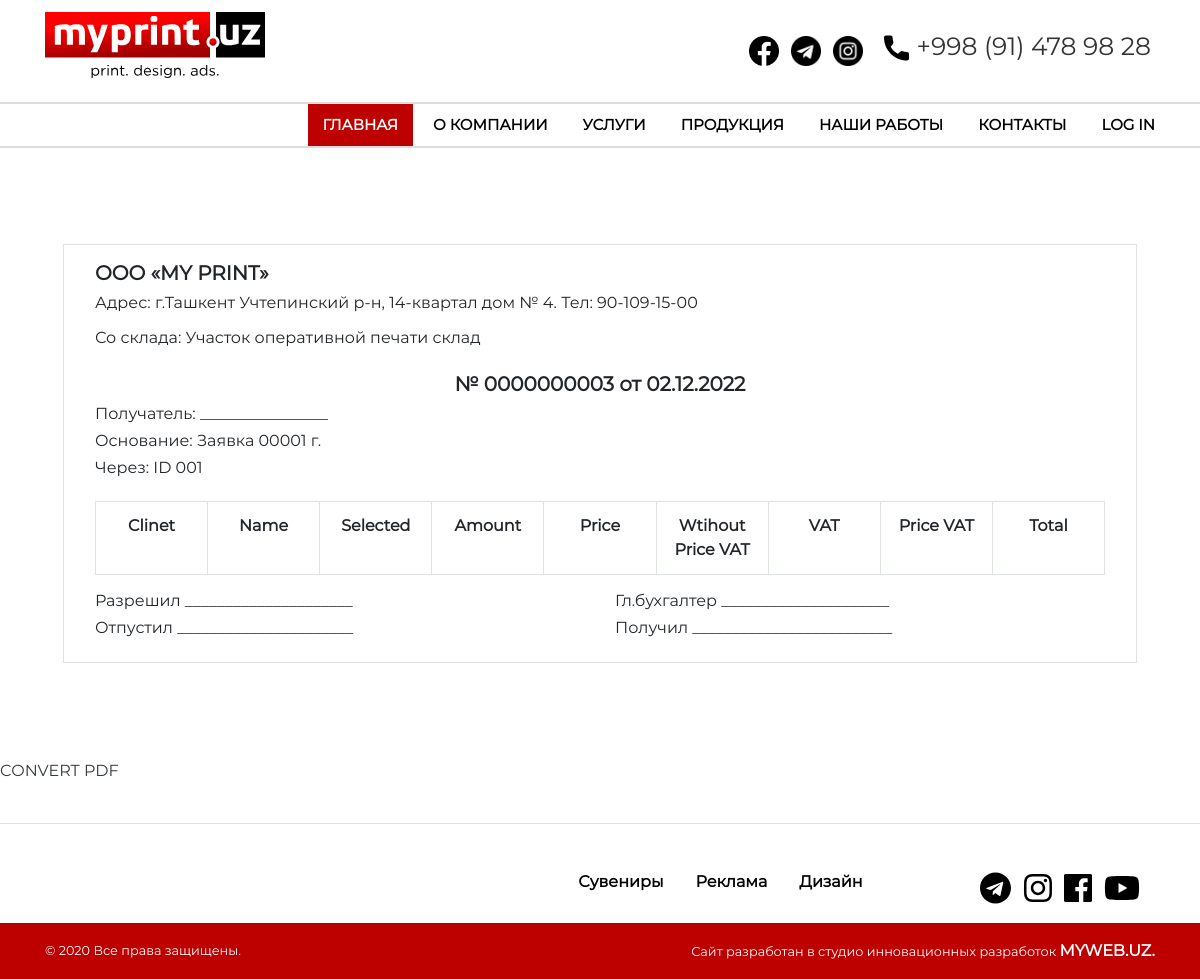
/en/list/, run on an earlier commit of the app's database.
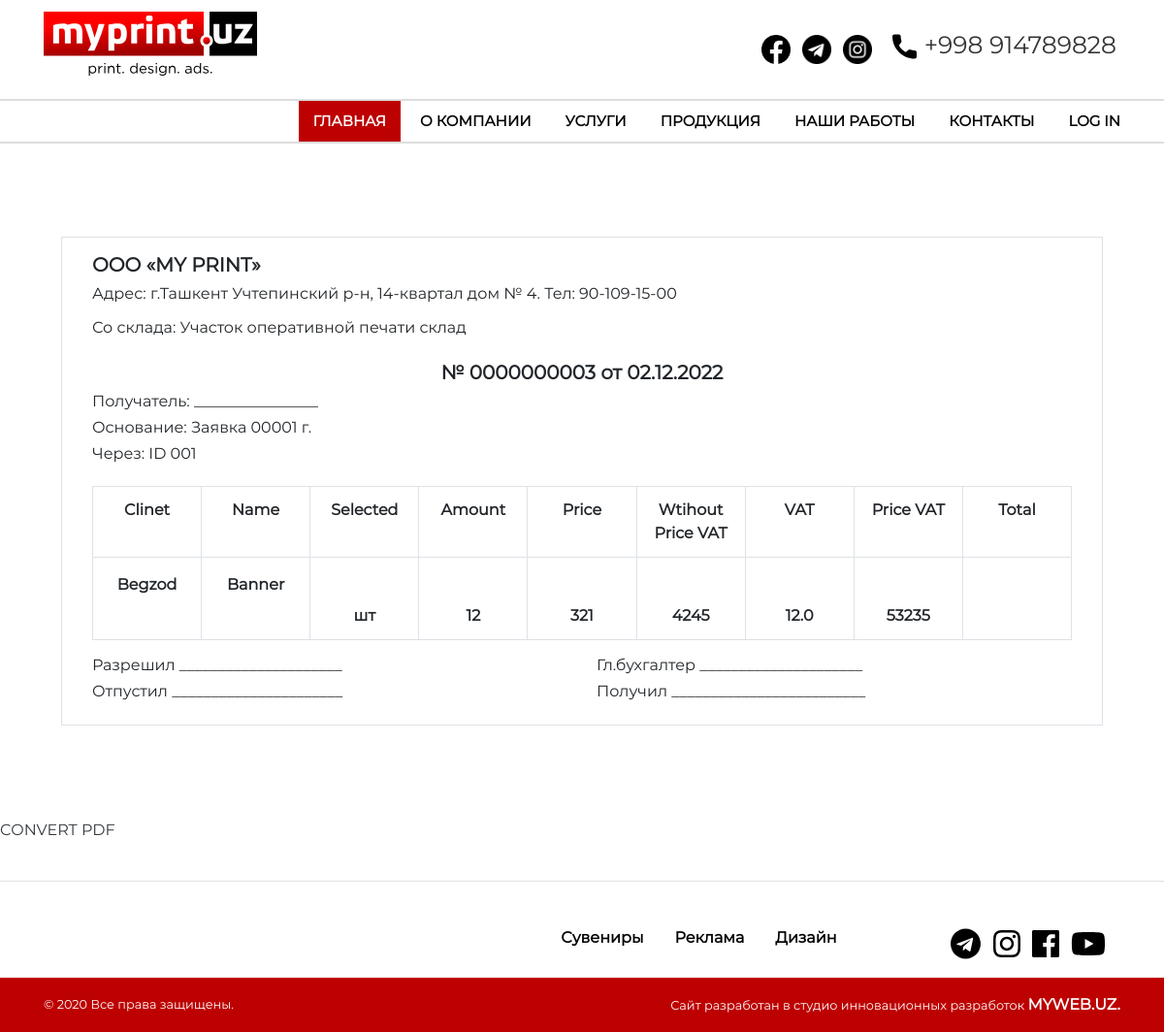
And on a later commit of the database.
### myprint/models.py (models this page shows, shortened)
class Settings(models.Model):
    key = models.CharField(_('key'), max_length=50, primary_key=True)
    value = models.TextField(_('value'))
    class Meta:
        verbose_name = "Sozlama"
        verbose_name_plural = "Sozlamalar"

class OrderForm(models.Model):
    student = models.ForeignKey(Customer, related_name = "orders", on_delete=models.CASCADE)
    Product_Status = (
        ('шт', 'шт'),
        ('усл', 'усл'),
    )
    name = models.CharField(_('name'), max_length=65, blank=True, null=True)
    status_order = models.CharField(_('status_order'), max_length=20, choices=Product_Status, default='шт', null=True, blank=True)
    amount = models.IntegerField(_('amount'), blank=True, null=True)
    price = models.PositiveIntegerField(_('price'), blank=True, null=True)
    price_free_VAT = models.PositiveIntegerField(_('price_free_VAT'), blank=True, null=True)
    VAT = models.FloatField(_('VAT'), blank=True, null=True)
    price_with_VAT = models.PositiveIntegerField(_('price_with_VAT'), blank=True, null=True)
    total = models.PositiveIntegerField(_('total'), blank=True, null=True)
    total_price_with_VAT = models.PositiveIntegerField(_('total_price_with_VAT'), blank=True, null=True)
    total_price_ALL = models.PositiveIntegerField(_('total_price_ALL'), blank=True, null=True)
    class Meta:
        db_table = 'orders'

class Customer(models.Model):
    id_name_order = models.CharField(_('id_name_order'), max_length=300)
    client = models.CharField(_('client'), max_length=65)
    client_phone_number = models.CharField(_('client_phone_number'), max_length=65)
    manager_name = models.CharField(_('manager_name'), max_length=65)
    date_order = models.DateTimeField(_('date_order'), auto_now_add=False)
    ready_product_date_order = models.DateTimeField(_('ready_product_date_order'), auto_now_add=False)
    class Meta:
        db_table = 'customers'

### myprint/views.py (the view)
# urls.py: path('list/', list, name="list"),
def list(request):
    datas = OrderForm.objects.all()
    context = {'datas' : datas}
    return render(request, 'multi_forms/list.html', context=context)

### config/context_processors.py (called while the page is built)
def all_category(request):
    return {
        "allcategory": Category.objects.filter(parent=None).all(),
        "phone":Settings.objects.get(key='phone').value,
    }

### myprint/templates/multi_forms/list.html (shortened to what this page needs)
{% extends 'base.html' %}
{% load static %}
{% block content %}
<section class="container-fluid pt-5 pb-5">
  <div class="container p-5">
    <div class="row border p-3">
        <div class="col-12 col-sm-12 col-md-12 col-lg-6 col-xl-8">
          <h5 class="font-weight-bold">OOO  «MY PRINT»</h5>
          <h6>Адрес: г.Ташкент  Учтепинский р-н, 14-квартал дом № 4. Тел: 90-109-15-00</h6s>
          <p class="pt-3 h6 ">Со склада: Участок оперативной печати склад</p>
        </div>
        <div class="col-12 col-sm-12 col-md-12 col-lg-6 col-xl-3 p-3">
        </div>
        <div class="col-12 col-sm-12 col-md-12 col-lg-12 col-xl-12 ">
            <h5 class="text-center font-weight-bold pt-3">№ 0000000003 от  <span class="h5 font-weight-bold">02.12.2022</span></h5>
        </div>
        <div class="col-12 col-sm-12 col-md-12 col-lg-12 col-xl-12 ">
         <p class="h6">Получатель:  ________________</p>
         <p class="h6">Основание:   Заявка 00001     г.</p>
         <p class="h6">Через: ID  001</p>
      </div>
      <div class="col-12 col-sm-12 col-md-12 col-lg-12 col-xl-12 pt-3 text-center justify-content-center">
	<table class="table table-bordered">
     <tbody>
          <tr>
            <th>Clinet</th>
            <th>Name</th>
            <th>Selected</th>
            <th>Amount</th>
            <th>Price</th>
            <th>Wtihout Price VAT</th>
            <th>VAT</th>
            <th>Price VAT</th>
            <th>Total</th>
          </tr>
         {% for data in datas %}
           <tr>
            <td class="pt-3">{{data.student.client}}</td>
            <td class="pt-3">{{data.name}}</td>
            <td class="pt-5">{{data.status_order}}</td>
            <td class="pt-5">{{data.amount}}</td>
            <td class="pt-5">{{data.price}}</td>
            <td class="pt-5">{{data.price_free_VAT}}</td>
            <td class="pt-5">{{data.VAT}}</td>
            <td class="pt-5">{{data.price_with_VAT}}</td>
            <td class="pt-5">{{total}}</td>
           </tr>
         {% endfor %}
     </tbody>
    </table>
  </div>
  <div class="col-12 col-sm-12 col-md-12 col-lg-6 col-xl-6">
    <h6> Разрешил   _____________________</h6>
    <h6>Отпустил   ______________________</h6>
  </div>
  <div class="col-12 col-sm-12 col-md-12 col-lg-6 col-xl-6">
    <h6>Гл.бухгалтер  _____________________</h6>
    <h6>Получил  _________________________</h6>
  </div>
</div>
</div>
</section>
<p><a href="{% url 'myprint:create_pdf' %}" class="h6 text-dark">CONVERT PDF</a></p><br>
{% endblock %}

### templates/base.html (shortened to what this page needs)
{% load static %}
{% load i18n %}
<!DOCTYPE html>
<html>
<head>
		<link rel="stylesheet" type="text/css" href="{%  static 'bootstrap/css/bootstrap.min.css' %}">
		<link rel="stylesheet" href="{%  static 'fontawesomePremium/css/all.css' %}">
		<link rel="stylesheet" href="{%  static 'css/slick.css' %}">
	  <link rel="stylesheet" type="text/css" href="{%  static 'css/animate.css' %}">
		<link rel="stylesheet" type="text/css" href="{%  static 'css/style.css' %}">
	</head>
<body class="container-fluid pl-0 pr-0" style="overflow-x: hidden;">
	<header class="header shop">
		<div class="topbar">
		 <div class="container">
		   <div class="row">
			 <div class="col-12 col-sm-12 col-md-12 col-lg-5 col-xl-5 text-center text-md-left">
			   <a href="{% url 'myprint:home' %}" class="cat-1heading"><img src="{% static 'img/logo.svg' %}" width="220" alt=""></a>
			 </div>
			 <div class="col-12 col-sm-12 col-md-12 col-lg-7 col-xl-7 text-center">
			   <div class="right-content">
				 <ul class="list-main pt-3">
				   <li class="pr-1 pb-2 border-0"><a href="https://www.facebook.com/myprintreklama/"><img src="{% static 'img/icons/facebook.png' %}" width="30" height="30" alt=""></a></li>
				   <li class="pl-1 pr-1 pb-2 border-0"><a href="https://t.me/MYPRINTUZ"><img src="{% static 'img/icons/telegramBlack.png' %}" width="30" height="30" alt=""></a></li>
				   <li class="pl-1 pr-1 pb-2 border-0"><a href="https://www.instagram.com/myprintuz/"><img src="{% static 'img/icons/instagramBlack.png' %}" width="30" height="30" alt=""></a></li>
				   <li class="pl-1 pr-1 pb-1 mb-0 border-0 font-weight-normal"><a href="tel:{{ phone }}"
					class="pb-0 pt-3 mb-0 font-weight-normal"
					style="font-size: 25px;"><img
src="{% static 'img/icons/phonesvg.svg' %}" width="25" class="mr-2 ml-2" height="30"
alt="">{{ phone }}</a>
</li>
				 </ul>
			   </div>
			 </div>
		   </div>
		 </div>
	   </div>
	   <div class="header-inner">
		<div class="container pl-5  pr-5 pr-lg-0 pr-xl-0">
				<div class="row">
					<div class="col-12 col-sm-12 col-md-12 col-lg-12 col-xl-12">
							<nav class="navbar navbar-expand-lg pr-4 pr-lg-0 pr-xl-0">
								<div class="navbar-collapse">
									<div class="nav-inner">
				  <ul class="nav menu navbar-nav">
					  <li class="active"><a href="{% url 'myprint:home' %}">ГЛАВНАЯ</a></li>
					  <li><a href="{% url 'myprint:advertisement' %}" class="text-uppercase">О компании</a></li>
												<li><a href="#!">УСЛУГИ</a>
					  </li>
					  <li><a href="#!">ПРОДУКЦИЯ</a>
					  </li>
					  <li><a href="{% url 'myprint:portfolio' %}">НАШИ РАБОТЫ</a></li>
					  <li><a href="{% url 'myprint:contact' %}">КОНТАКТЫ</a></li>
					  <li><a href="{% url 'myprint:login' %}">LOG IN</a></li>
				  </ul>
									</div>
								</div>
							</nav>
					</div>
				</div>
			</div>
	</div>
</header>
{% block content %}{% endblock content %}
<footer class="container-fluid pl-0 pr-0 pt-5 border-top">
	<div class="container pb-3">
		<div class="row m-0">
		  <div class="offset-2 offset-sm-0 col-8 col-sm-12 col-md-6 col-lg-3 col-xl-2 pt-3 pt-lg-0 text-center">
		  </div>
		  <div class="offset-3 offset-sm-0 col-9 col-sm-12 col-md-6 col-lg-6 col-xl-7 footer_menu">
			<h5 class="ml-3 mr-3"><a href="{% url 'myprint:gift_product' %}" class="colorBlack">Сувениры</a></h5>
			<h5 class="ml-3 mr-3"><a href="{% url 'myprint:promotional_products' %}" class="colorBlack">Реклама</a></h5>
			<h5 class="ml-3"><a href="{% url 'myprint:design' %}" class="colorBlack">Дизайн</a></h5>
		  </div>
		  <div class="col-12 col-sm-12 col-md-6 col-lg-3 col-xl-3 text-center text-md-right">
			<span class="ml-2"><i class="fab fa-2x fa-telegram colorBlack"></i></span>
			<span class="ml-2"><i class="fab fa-2x fa-instagram colorBlack"></i></span>
			<span class="ml-2"><i class="fab fa-2x fa-facebook colorBlack"></i></span>
			<span class="ml-2"><i class="fab fa-2x fa-youtube colorBlack"></i></span>
		  </div>
		</div>
	</div>
	<div class="container-fluid bgRed">
		<div class="container text-white">
			<div class="row">
				<div class="col-12 col-sm-12 col-md-12 col-lg-12 col-xl-12 pt-3 form-inline justify-content-between">
					<p class="small">&copy; 2020 Все права защищены.</p>
					<p class="small">Сайт разработан в студио инновационныx разработок <a href="http://myweb.uz/" class="text-white text-decoration-none font-weight-bold"> MYWEB.UZ.</a></p>
				  </div>
			</div>
		</div>
	</div>
</footer>
</body>
</html>

### static/css/style.css (style rules this page uses)
*, *::before, *::after { font-family: "Montserrat-Regular"; font-weight: 900; font-size: 16px; }
.colorBlack { color: #000000; }
.bgRed { background-color: #bd0000; }
table { border: 1px solid rgb(255, 255, 255); border-collapse: collapse; margin: 0; padding: 0; width: 100%; table-layout: fixed; }
table tr { border: 1px solid #ddd; padding: .35em; }
table th, table td { padding: .625em; text-align: center; border: 1px solid #ddd; }
.header .navbar { padding: 0; }
.navbar-expand-lg .navbar-collapse { display:block !important; }
.header.shop .topbar { border: none; padding: 12px 0px; }
.header.shop .right-content { float:right; }
.header.shop .list-main li { display: inline-block; color: #333; font-size: 13px; font-weight: 500; border-right: 1px solid #f0f0f0; padding: 0px 13px; }
.header.shop .list-main li:last-child { padding-right:0; border:none; }
.header.shop .list-main li a { color:#333; }
.header.shop { background:#fff; }
.header.shop .nav-inner { margin: 0; float: right; }
.header.shop .topbar { border: none; }
.header.shop .header-inner { background-color: #ffffff; border-top: 2px solid #dddddd; border-bottom: 2px solid #dddddd; }
.header.shop .nav li { margin-right:5px; position: relative; float: right; }
.header.shop .nav li:last-child { margin-right:0; }
a, a:hover { text-decoration: none; }
.header.shop .nav li a { color: rgb(0, 0, 0); text-transform: capitalize; font-size: 15px; padding: 10px 15px; font-weight: bold; display: block; position: relative; -webkit-transition: all 0.4s ease; -moz-transition: all 0.4s ease; transition: all 0.4s ease; }
.header.shop .nav li.active a { color: #ffffff; background: #bd0000; border: 0px solid #000; }
.footer_menu { display: inline-flex; justify-content: end; }
.footer_menu h5 { font-size: 16px; }

What changed in the data, as far as the page shows it:
changed Settings: value "+998 (91) 478 98 28" → "+998 914789828"
added OrderForm: student.client "Begzod", name "Banner", status_order "шт", amount "12", price "321", price_free_VAT "4245", VAT "12.0", price_with_VAT "53235"
